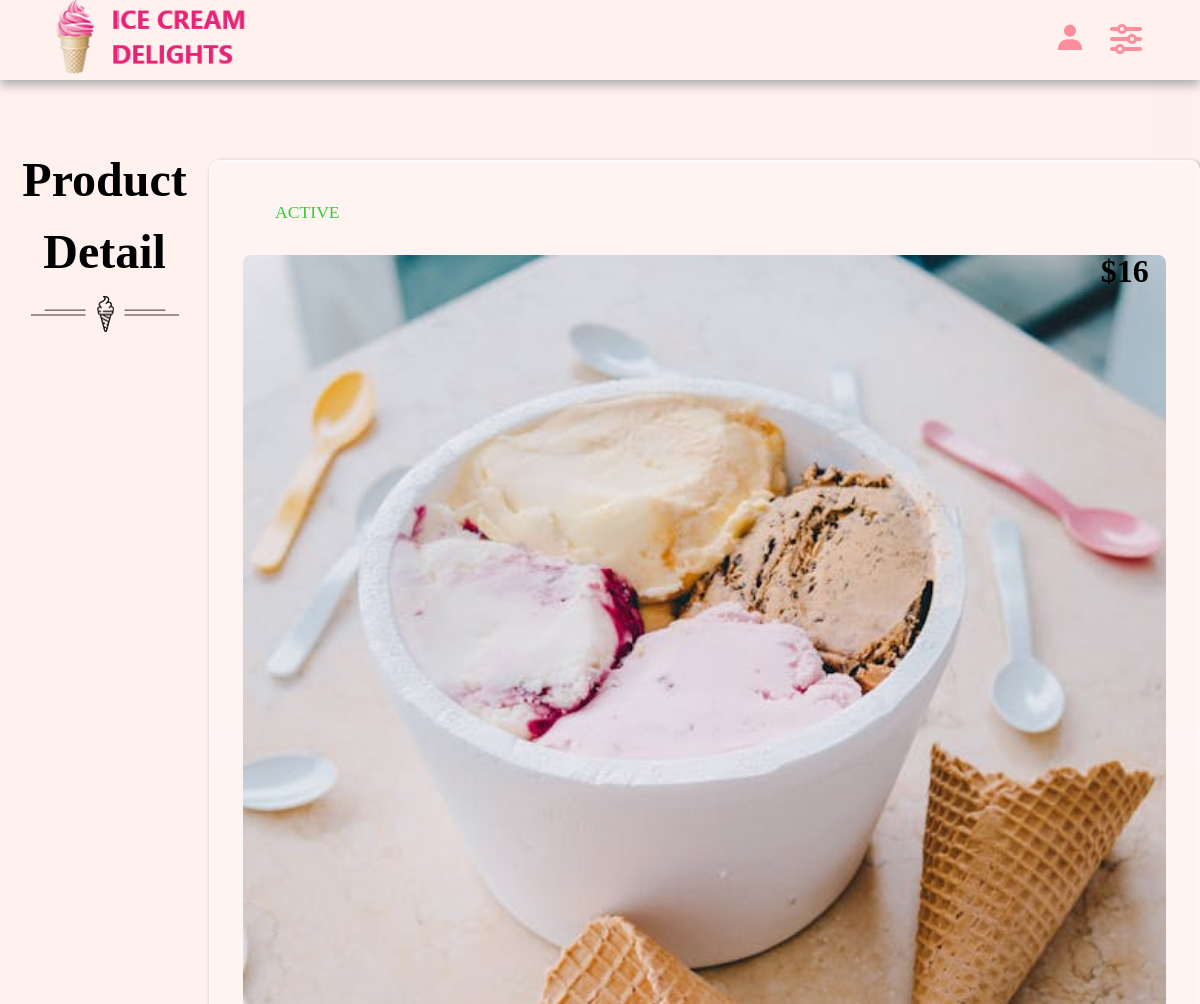
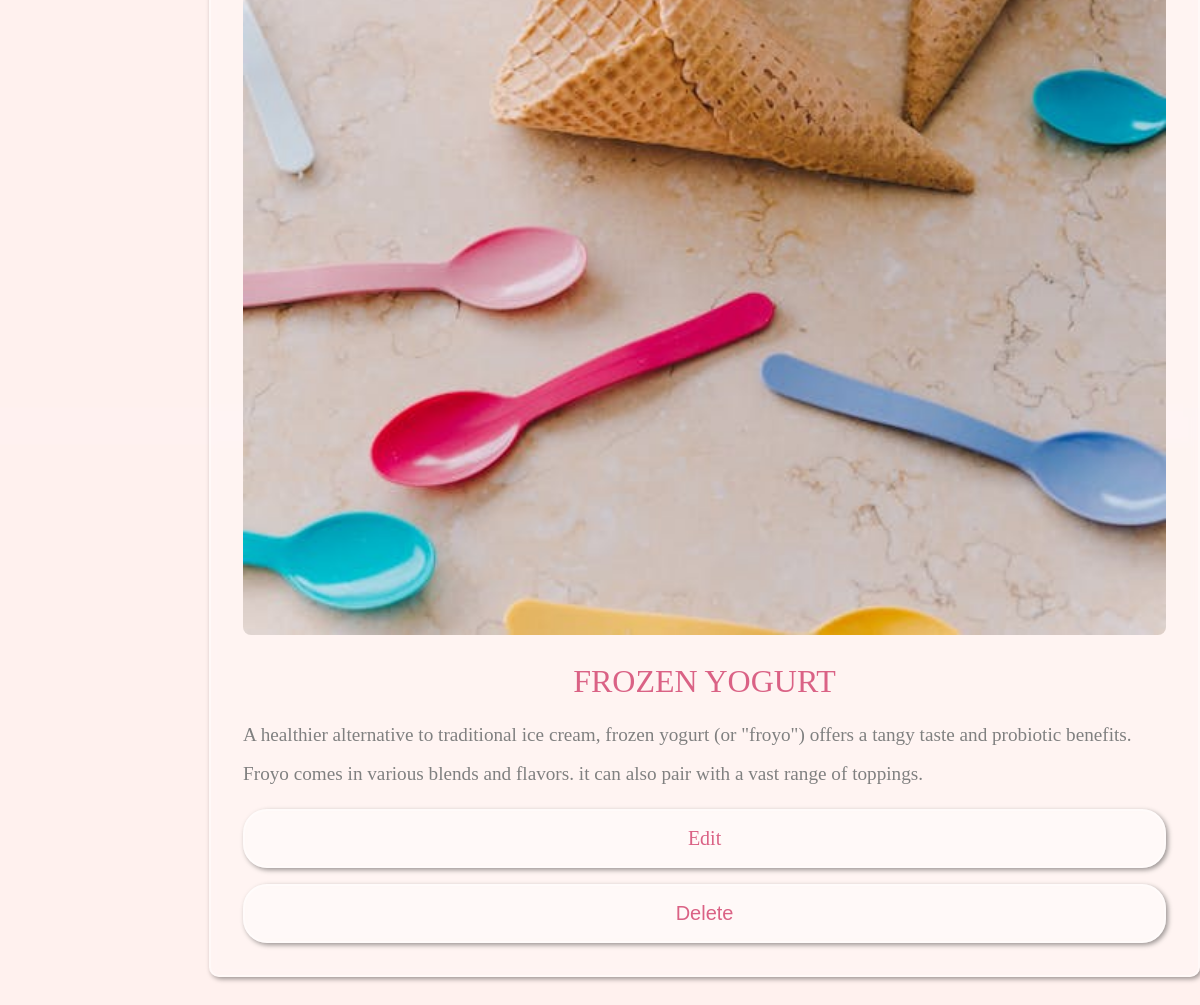
Page /admin_panel/read_product.php?post_id=HkUOJwPppF1ZIIa4S9vG (signed in) on the committed database (2 pictures, top to bottom).
### tables this page shows
CREATE TABLE `products` (
  `id` varchar(255) NOT NULL,
  `seller_id` varchar(20) NOT NULL,
  `name` varchar(255) NOT NULL,
  `price` varchar(255) NOT NULL,
  `image` varchar(255) NOT NULL,
  `stock` int(100) NOT NULL,
  `product_detail` varchar(500) NOT NULL,
  `status` varchar(100) NOT NULL
);

### admin_panel/read_product.php (the view, shortened to what this page needs)
<?php
    include '../components/connect.php';
    $seller_id = '';
    if (isset($_COOKIE['seller_id'])) {
        $seller_id = $_COOKIE['seller_id'];
    } else {
        header('location: login.php');
        exit();
    }
    $get_id = $_GET['post_id'];
?>
<!DOCTYPE html>
<html lang="en">
<head>
    <link rel="stylesheet" href="../css/admin_style.css">
    <link rel="stylesheet" href="https://unpkg.com/boxicons@2.1.4/css/boxicons.min.css">
    <link rel="stylesheet" href="https://cdnjs.cloudflare.com/ajax/libs/font-awesome/6.0.0/css/all.min.css" />
</head>
<body>
    <div class="main-container">
        <?php include '../components/admin_header.php'; ?>
        <section class="read_post">
            <div class="heading">
                <h1>Product Detail</h1>
                <img src="../image/separator-img.png" alt="">
            </div>
            <div class="box-container">
                <?php
                $select_product = $conn->prepare("SELECT * FROM `products` WHERE id = ? AND seller_id = ?");
                $select_product->execute([$get_id, $seller_id]);
                if ($select_product->rowCount() > 0) {
                    while($fetch_product = $select_product->fetch(PDO::FETCH_ASSOC)) {
                    ?>
                    <form action="" method="post" class="box">
                        <div class="status" style="color: <?php if ($fetch_product['status'] == 'active') {
                                                                    echo 'limegreen';
                                                                } else {
                                                                    echo 'coral';
                                                                } ?>;">
                                <?= $fetch_product['status']; ?>
                        </div>
                        <?php if ($fetch_product['image'] != '') { ?>
                                <img src="../uploaded_files/<?= $fetch_product['image']; ?>" alt="" class="image">
                        <?php } ?>
                        <div class="price">$<?= $fetch_product['price']; ?></div>
                        <div class="title"><?= $fetch_product['name']; ?></div>
                        <div class="content"><?= $fetch_product['product_detail']; ?></div>
                        <div class="flex-btn">
                            <a href="edit_products.php?id=<?= $fetch_product['id']; ?>" class="btn">Edit</a>
                            <button type="submit" name="delete" class="btn"
                                onclick="return confirm('Are you sure you want to delete this product?');">
                                Delete
                            </button>
                        </div>
                    </form>
                <?php
                    }
                }
                ?>
            </div>
        </section>
    </div>
</body>
</html>

### css/admin_style.css (style rules this page uses)
* { margin: 0; padding: 0; box-sizing: border-box; outline: none; border: none; text-decoration: none; list-style: none; }
:root { --space: 2rem; --main-color: #da6285; --pink-color: #ff8e9d; --pink-opacity: #ffe6e9; --white-alpha-40: rgba(255, 255, 255, 0.40); --white-alpha-25: rgba(255, 255, 255, 0.25); --backdrop-filter: blur(5px); --box-shadow: 2px 2px 5px rgba(0, 0, 0, 0.40); }
body { background-image: url(../image/seller_bg1.jpg); background-position: center; }
html { scroll-behavior: smooth; scrollbar-width: thin; scrollbar-color: var(--pink-color) transparent; }
.btn { background-color: var(--white-alpha-25); border: 2px solid var(--white-alpha-40); backdrop-filter: var(--backdrop-filter); box-shadow: var(--box-shadow); text-transform: capitalize; color: var(--main-color); padding: 1rem 2rem; font-size: 20px; cursor: pointer; position: relative; border-radius: 1.5rem; }
.btn::before { position: absolute; content: ''; top: 0; left: 0; height: 100%; width: 0; border-radius: 30px; background-color: var(--main-color); z-index: -1; transition: width 0.3s ease; text-align: center; }
.box-container { display: grid; grid-template-columns: repeat(auto-fit, minmax(20rem, 1fr)); gap: 1rem; }
.box-container .box { background-color: var(--white-alpha-25); border: 2px solid var(--white-alpha-40); border-radius: 10px; backdrop-filter: var(--backdrop-filter); box-shadow: var(--box-shadow); margin: 1rem; }
.box-container .box .image { max-width: 100%; height: auto; }
.heading { text-align: center; line-height: 1.5; font-size: 2rem; }
.heading h1 { text-transform: capitalize }
.heading img { margin-top: .5rem; width: 150px !important; }
section, .post-editor { width: 75vw; min-height: 100vh; padding: 4%; margin: 8% 5%; margin-bottom: 2%; }
.flex-btn { display: flex; justify-content: space-between; }
.flex-btn .btn { margin: 0.5rem; }
.main-container { display: flex; }
.read_post { display: flex; flex-direction: row; }
.read_post form { width: 100%; padding: 2rem; position: relative; }
.read_post form .status { border-radius: .5rem; padding: .5rem 2rem; font-size: 1.1rem; display: inline-block; text-transform: uppercase; }
.read_post form .price { position: absolute; right: 5%; top: 5%; font-weight: bolder; font-size: 2rem; }
.read_post form .image { width: 100%; margin-top: 1.5rem; border-radius: .5rem; }
.read_post form .title { font-size: 2.5rem; color: var(--main-color); margin-top: 1.5rem; text-transform: uppercase; text-align: center; }
.read_post form .content { line-height: 2; font-size: 1.2rem; color: gray; padding: 1rem 0; }
.read_post form .flex-btn { display: flex; justify-content: space-between; align-items: center; }
.read_post form .flex-btn .btn { flex: 1; text-align: center; height: 50px; margin: 0 5rem; }
.read_post form .flex-btn a { height: 50px; display: flex; justify-content: center; align-items: center; text-decoration: none; }
@media screen and (max-width: 1200px) { section, .post-editor { width: 100%; margin: 8% 0; padding: 4% 1rem; } }
@media screen and (max-width: 1200px) { .read_post form .title { font-size: 2rem; } }
@media screen and (max-width: 1200px) { .read_post form .flex-btn { flex-direction: column; gap: 1rem; } }
@media screen and (max-width: 1200px) { .read_post form .flex-btn .btn { margin: 0; width: 100%; } }

### rows in the picture
products: status "ACTIVE", image (picture), price "16", name "FROZEN YOGURT", product_detail "A healthier alternative to traditional ice cream, frozen yogurt (or \"froyo\") offers a tangy taste and probiotic benefits. Froyo comes in various blends and flavors. it can also pair with a vast range of toppings."
